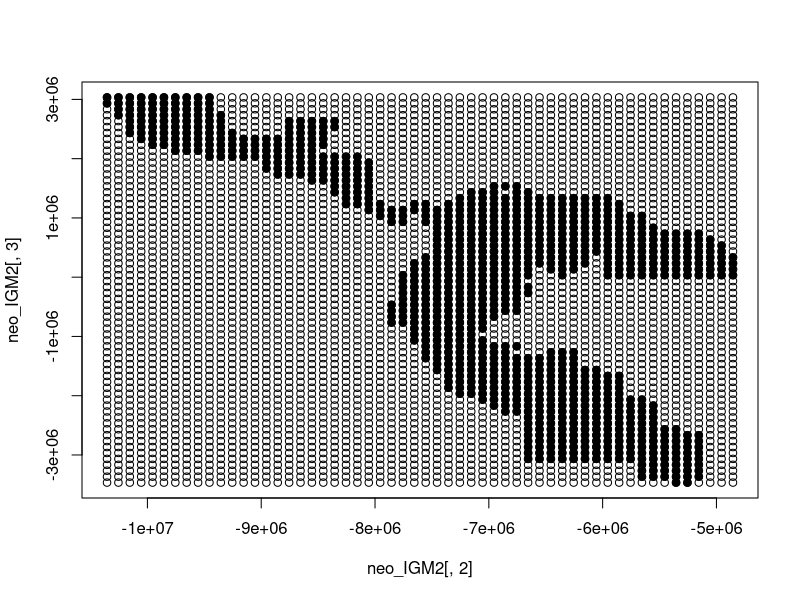
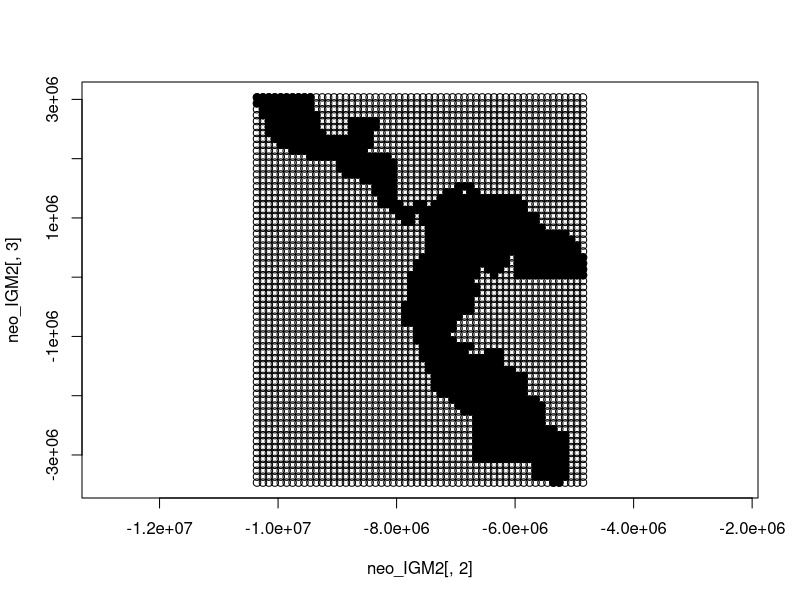
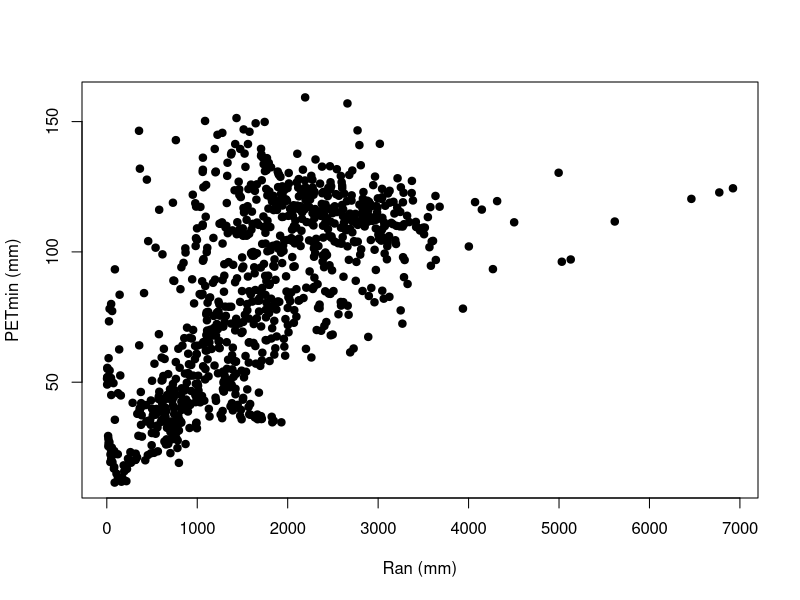
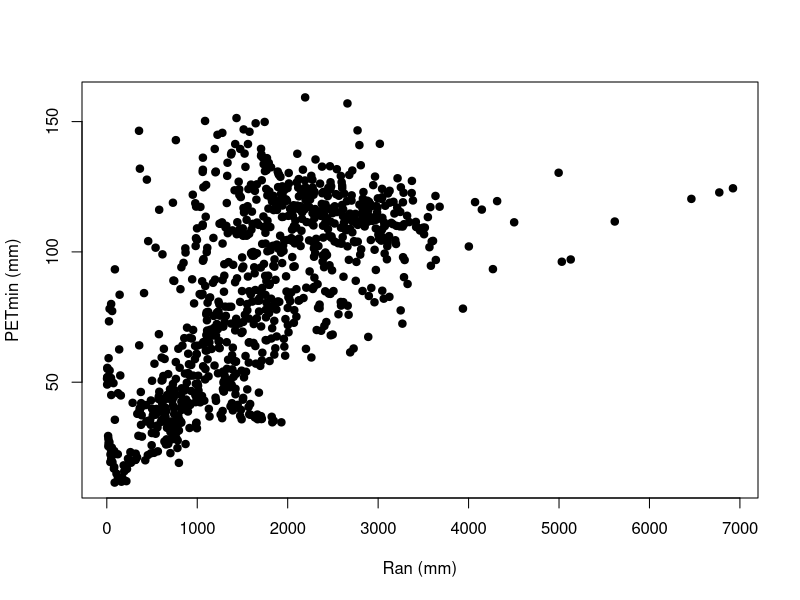
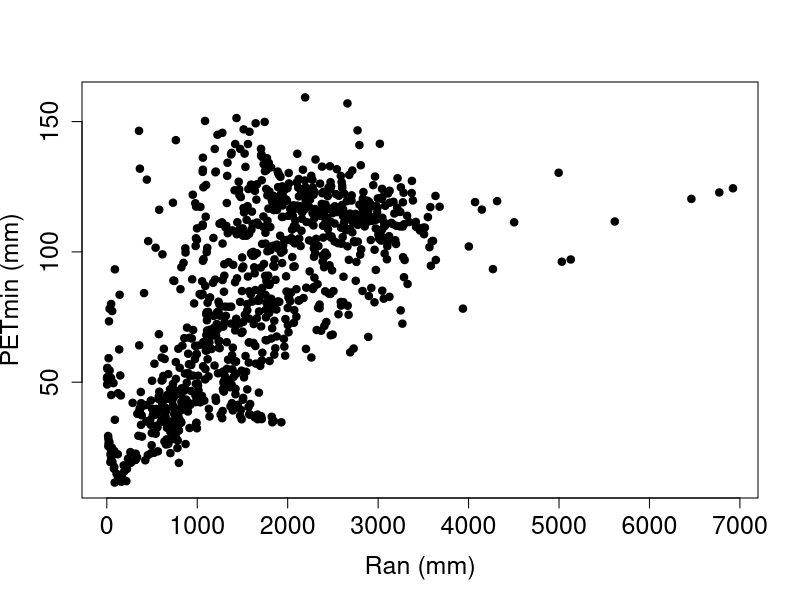
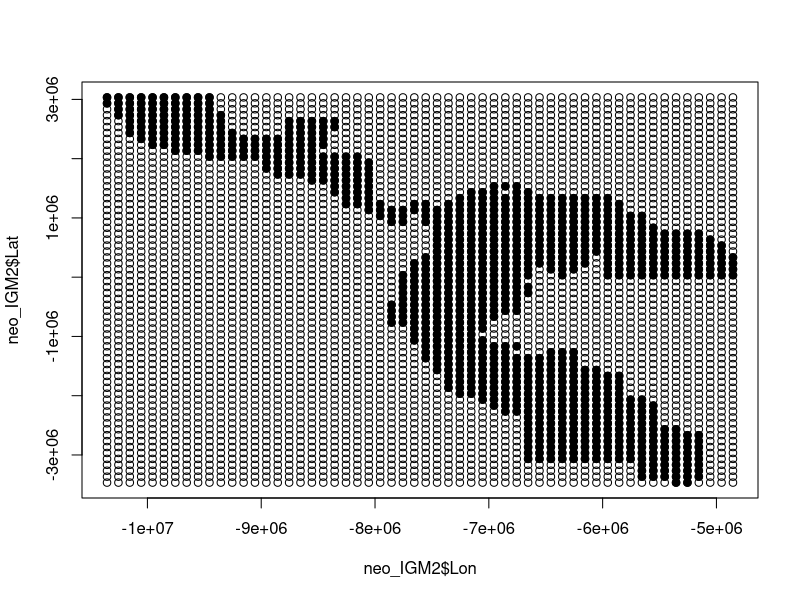
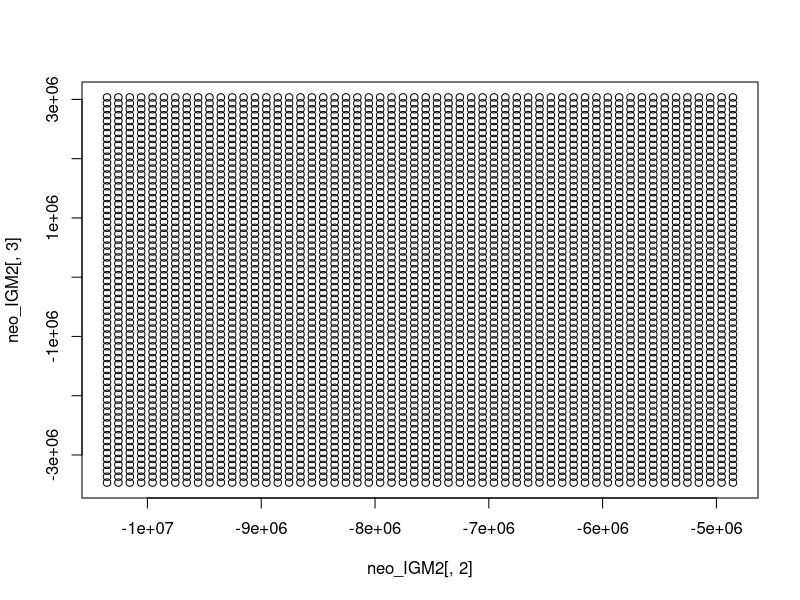
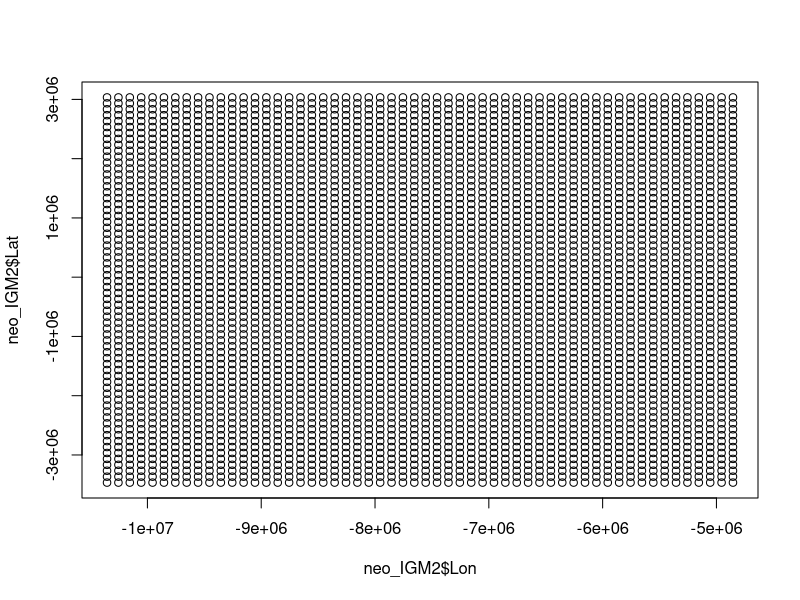

The R script that drew these images, in order:
################################################################################
### R BASICS WORKSHOP                                                        ###
### EJERCICIO 6-2: Indexación de objetos (y un poco de gráficos)             ###
###                                                                          ###
### Métodos de biología computacional                                        ###
### Facultad de Ciencias, UNAM                                               ###
### Website: github.com/hachepunto/R_Basics_workshop                         ###
################################################################################

### INTRODUCCIÓN ###############################################################
# En este ejercicio explorarás los valores de las variables predictoras del
# modelo IGM2. Vas a usar un conjunto de datos con la precipitación anual (Ran,
# en mm), la evapotranspiración potencial mínima (PETmin, en mm) y la elevación
# (TOPOG, en m) para áreas a lo largo del Neotrópico occidental.

## DIRECTORIO DE TRABAJO:
## Este ejercicio lee archivos de la carpeta "Datasets". Tu directorio de
## trabajo debe ser la carpeta del taller (la que contiene "Datasets").
getwd()
# Si hace falta cambiarlo: setwd("/ruta/a/tu/carpeta/R_Basics_workshop")


# El archivo tiene valores separados por comas y nombres de columna en la
# primera fila. Contiene Ran, PETmin y TOPOG para varias zonas neotropicales.
# Cada área se identifica por un número (columna "Point.id") y sus coordenadas
# ("Lat" y "Lon"). Estas coordenadas están PROYECTADAS: corresponden al centro
# de celdas de una cuadrícula de igual área, así que no son latitud y longitud
# en grados decimales. Cada celda mide 100 km x 100 km.

neo_IGM2 <- read.table("Datasets/data_neotropicooccidente_igm2.txt",
                       header = TRUE, sep = ",")

## TAREA 1 ##
# Examine las cinco primeras filas con "neo_IGM2[1:5, ]". ¿Cuántas filas y
# cuántas columnas tiene? ¿De qué clase es el objeto?
neo_IGM2[1:5, ]


## TAREA 2 ##
# El marco de datos "neo_IGM2" tiene valores perdidos de PETmin o TOPOG en 
# varias áreas geográficas. Estas áreas muestran "NA" en lugar de valores 
# numéricos. El siguiente código utiliza la función "plot", junto con corchetes
# (para la indexación) para visualizar todas las áreas de "neo_IGM2". Luego, 
# utiliza la función "points" y corchetes de indexación para diferenciar las 
# zonas con valores numéricos de Ran, PETmin y TOPOG.  

plot(neo_IGM2[,2], neo_IGM2[,3])
points(neo_IGM2[!is.na(neo_IGM2[,4]),2], neo_IGM2[!is.na(neo_IGM2[,4]),3], pch=19)


## TAREA 3 ##
# Para representar mejor el Neotrópico occidental, utilice el argumento "asp = 1" 
# de la función "plot". Lea sobre este argumento en la página de ayuda para la 
# función "plot".

plot(neo_IGM2[,2], neo_IGM2[,3], asp=1)
points(neo_IGM2[!is.na(neo_IGM2[,4]),2], neo_IGM2[!is.na(neo_IGM2[,4]),3], pch=19)


## TAREA 4 ##
# Use y estudie el código siguiente para examinar la relación entre Ran y
# PETmin a través del Neotrópico:

plot(neo_IGM2[,4], neo_IGM2[,5], pch=19, xlab="Ran (mm)", ylab="PETmin (mm)")
#or
plot(neo_IGM2$Ran, neo_IGM2$PETmin, pch=19, xlab="Ran (mm)", ylab="PETmin (mm)")


## TAREA 5 ##
# Lleve a cabo una versión modificada de la TAREA 4 usando los argumentos "cex.axis" 
# y "cex.lab". Use y estudie este código:

plot(neo_IGM2[,4], neo_IGM2[,5], pch=19, xlab="Ran (mm)", ylab="PETmin (mm)", 
  cex.axis=1.5, cex.lab=1.5)


## TAREA 6 ##
# Inspeccione la relación entre Ran y el logaritmo natural de TOPOG usando la
# función "plot".


## TAREA 7 ##
# Ver la relación entre PETmin y el logaritmo natural de TOPOG usando la
# función "plot"


## TAREA 8 ##
# Calcule el rango de los valores de Ran utilizando la función "range". Consulte 
# la ayuda de esta función. Estudie este código:

range(neo_IGM2[!is.na(neo_IGM2[,4]),4])


## TAREA 9 ##
# Un investigador intenta obtener el rango de valores de Ran a través de todo el
# Neotrópico utilizando este código:

range(neo_IGM2[,4])

# Hay un problema, lo puede ver? Describa el problema y resuelvalo. Lea la 
# página de ayuda de la función "range".


## TAREA 10 ##
# Calcule el rango de valores de PETmin.


## TAREA 11 ##
# Calcule el rango de valores de TOPOG


## TAREA 12 ##
# Lleve a cabo versiones modificadas de las TAREAS 2 a 11 usando el operador "$" 
# y los nombres de las columnas de "neo_IGM2". Por ejemplo, para la tarea 3, 
# utilice este código:

plot(neo_IGM2$Lon, neo_IGM2$Lat)
points(neo_IGM2$Lon[!is.na(neo_IGM2$Ran)], neo_IGM2$Lat[!is.na(neo_IGM2$Ran)], pch=19)


## TAREA 13 ##
# Hay otra manera de acceder a las variables en un marco de datos: usando 
# corchetes rectangulares y el nombre de la variable entre comillas:

neo_IGM2["Lon"]

# Sin embargo, hay una diferencia entre neo_IGM2 [, 2] y neo_IGM2$Lon por un 
# lado, y neo_IGM2["Lon"] en el otro. ¿Cual es esta diferencia? Vea la página 11 
# de "R para principiantes". Esta diferencia también puede verse mediante este 
# código:

class(neo_IGM2[,2])
class(neo_IGM2$Lon)
class(neo_IGM2["Lon"])

is.vector(neo_IGM2[,2])
is.vector(neo_IGM2$Lon)
is.vector(neo_IGM2["Lon"])

attributes(neo_IGM2[,2])
attributes(neo_IGM2$Lon)
attributes(neo_IGM2["Lon"])


## TAREA 14 ##
# Utilice el siguiente código para observar algunas de las consecuencias de la 
# diferencia entre neo_IGM2[,2] y neo_IGM2$Lon por un lado, y neo_IGM2["Lon"]
# por el otro. Lea cuidadosamente el mensaje de error después de la tercera 
# línea de código y explique el problema.

plot(neo_IGM2[,2], neo_IGM2[,3])
plot(neo_IGM2$Lon, neo_IGM2$Lat)
try(plot(neo_IGM2["Lon"], neo_IGM2["Lat"])) # Error A PROPÓSITO


## TAREA 15 ##
# Use corchetes de indexación para extraer de "neo_IGM2" sólo las zonas con
# valores numéricos de Ran, PETmin, y TOPOG. Guarde el resultado en una marco de 
# datos denominado "Neot.occ.IGM2". Utilice y estudie este código:

Neot.occ.IGM2 <- neo_IGM2[!is.na(neo_IGM2[,4]),]
Neot.occ.IGM2[1:5,]

# Ahora, el código para examinar ciertas relaciones es más simple. Por ejemplo, 
# para la TAREA 2 use:

plot(neo_IGM2[,2], neo_IGM2[,3])
points(Neot.occ.IGM2[,2], Neot.occ.IGM2[,3], pch=19)


# El segundo archivo, "data_neotropicooccidente_col.txt", también tiene
# encabezados y valores separados por comas. Su columna "Especimenes" trae el
# número de especímenes de herbario colectados en cada zona neotropical. Un
# investigador quiere usar esas colectas para estimar la riqueza de especies de
# cada área y poner a prueba predicciones derivadas del IGM2. Como antes, cada
# área se identifica por "Point.id" y por coordenadas proyectadas.

neo_COL <- read.table("Datasets/data_neotropicooccidente_col.txt",
                      header = TRUE, sep = ",")

## TAREA 16 ##
# Examine las cinco primeras filas y diga qué representa cada columna.
neo_COL[1:5,]


## TAREA 17 ##
# "neo_COL" tiene áreas para las cuales no hay información sobre el número de
# ejemplares: tienen "NA" en la columna "Especimenes". La línea de abajo usa
# indexación lógica para quedarse solo con las que sí tienen valor numérico.
# Explique qué hace exactamente '!is.na(neo_COL$Especimenes)'.
Neot.occ.COL <- neo_COL[!is.na(neo_COL$Especimenes), ]
Neot.occ.COL[1:5,]


## TAREA 18 ##
# ¿Cuáles son las dimensiones de "Neot.occ.IGM2" y de "Neot.occ.COL"? Utilice la 
# función "dim". ¿Tienen el mismo número de filas?


## TAREA 19 ##
# Use la función "identical" en combinación con corchetes de indexación para 
# determinar si las tres primeras columnas de "Neot.occ.IGM2" son idénticas a
# las respectivas columnas de "Neot.occ.COL".


## TAREA 20 ##
# Como las tres primeras columnas coinciden, podemos consolidar los datos en un
# solo marco de datos. Aquí se usa 'data.frame' para unir todas las columnas de
# "Neot.occ.IGM2" con la cuarta columna de "Neot.occ.COL".
# ¿Qué diferencia habría si usáramos 'cbind' en lugar de 'data.frame'?

Neot.occ <- data.frame(Neot.occ.IGM2, Neot.occ.COL[,4])

# Examine las primeras cinco filas de su resultado:

Neot.occ[1:5,]

# Cambie el nombre de la última columna de "Neot.occ" usando la función 
# "colnames". Primero, use este código para ver los nombres de las columnas de 
# "Neot.occ":

colnames(Neot.occ)

# Utilice corchetes de indexación para ver el nombre que va a cambiar:

colnames(Neot.occ)[7]

# Ahora, cambie el nombre usando el operador "<-" de asignar:

colnames(Neot.occ)[7] <- "Especimenes"

# Vea el resultado:

Neot.occ[1:5,]

# Examine Los atributos de "Neot.occ", y asegúrese de que se trata de un marco 
# de datos:

attributes(Neot.occ)


## TAREA 21 ##
# Examine la distribución del número de ejemplares en las zonas incluidas en
# "Neot.occ" usando la función "summary".


## TAREA 22 ##
# ¿Cuántas áreas hay en "Neot.occ" con menos de 500 especímenes de herbario?
# ¿Cuál es la PROPORCIÓN de áreas de "Neot.occ" con menos de 500 especímenes?


## TAREA 23 ##
# ¿Cuántas áreas hay en "Neot.occ" con menos de 1000 especímenes de herbario?
# ¿Cuál es la proporción de áreas de "Neot.occ" con menos de 1000 
# especímenes de herbario?
# ¿Cuántas áreas hay en "Neot.occ" con menos de 2.000 especímenes de herbario?
# ¿Cuál es la proporción de áreas de "Neot.occ" con menos de 2000 
# especímenes de herbario?
# ¿Cuántas áreas hay en "Neot.occ" con menos de 3000 especímenes de herbario?
# ¿Cuál es la proporción de áreas de "Neot.occ" con menos de 3000
# especímenes de herbario?


## TAREA 24 ##
# Cree un mapa de las áreas incluidas en "Neot.occ" usando el siguiente código:

plot(Neot.occ[,2], Neot.occ[,3], asp=1, xlab="Longitude (m)", 
  ylab="Latitude (m)", cex.axis=1.5, cex.lab=1.5)


## TAREA 25 ##
# Use la función "points" para distinguir (en el mapa que ha creado) las zonas 
# con al menos 3000 especímenes de herbario. Un investigador tiene previsto 
# utilizar estas áreas para probar predicciones derivadas del IGM2 dado que 
# están relativamente bien muestreadas. OK, 3000 especímenes no es mucho para 
# áreas de 100 km x 100 km (que es el tamaño de las zonas de "Neot.occ"), pero 
# es relativamente alto para el Neotrópico.


## TAREA 26 ##
# Examine la relación entre Ran y PETmin a través de las áreas de "Neot.occ"
# usando "plot" en combinación con corchetes de indexación.


## TAREA 27 ##
# Use la función "points" para distinguir áreas con al menos 3000 especímenes 
# de herbario (en la figura que ha creado en la tarea 27). Si el investigador 
# fuera a enfocarse en estas áreas, ¿se perdería una porción significativa de la 
# variación ambiental definida por Ran y PETmin?


## TAREA 28 ##
# Examine la relación entre Ran y el logaritmo natural de TOPOG a través de las 
# zonas de "Neot.occ" usando la función "plot" y corchetes para indexación. 
# Utilice la función "points" para diferenciar las zonas con al menos 3000
# especímenes de herbario. Si el investigador fuera a enfocarse en estas áreas, 
# ¿se perdería una porción significativa de la variación ambiental definida por 
# Ran y TOPOG?


## TAREA 29 ##
# Examine la relación entre PETmin y el logaritmo natural de TOPOG a través de 
# las zonas de "Neot.occ" utilizando la función "plot" y corchetes. Utilice
# la función de "points" para distinguir áreas con al menos 3.000 especímenes de 
# herbario.


## TAREA 30 ##
# Calcula el rango de Ran, PETmin y TOPOG en las zonas de "Neot.occ" que tienen
# al menos 3.000 especímenes de herbario.


################################################################################
### SOLUCIONES #################################################################
################################################################################

## Las soluciones de este ejercicio están en un archivo aparte:
##
##     soluciones/6-2_manipulacion_de_objetos_soluciones.r
##
## Inténtalo tú primero y consúltalo después para autoevaluarte. Ese archivo
## vuelve a correr este ejercicio por su cuenta, así que puedes abrirlo en una
## sesión limpia:
##
##     source("soluciones/6-2_manipulacion_de_objetos_soluciones.r")
